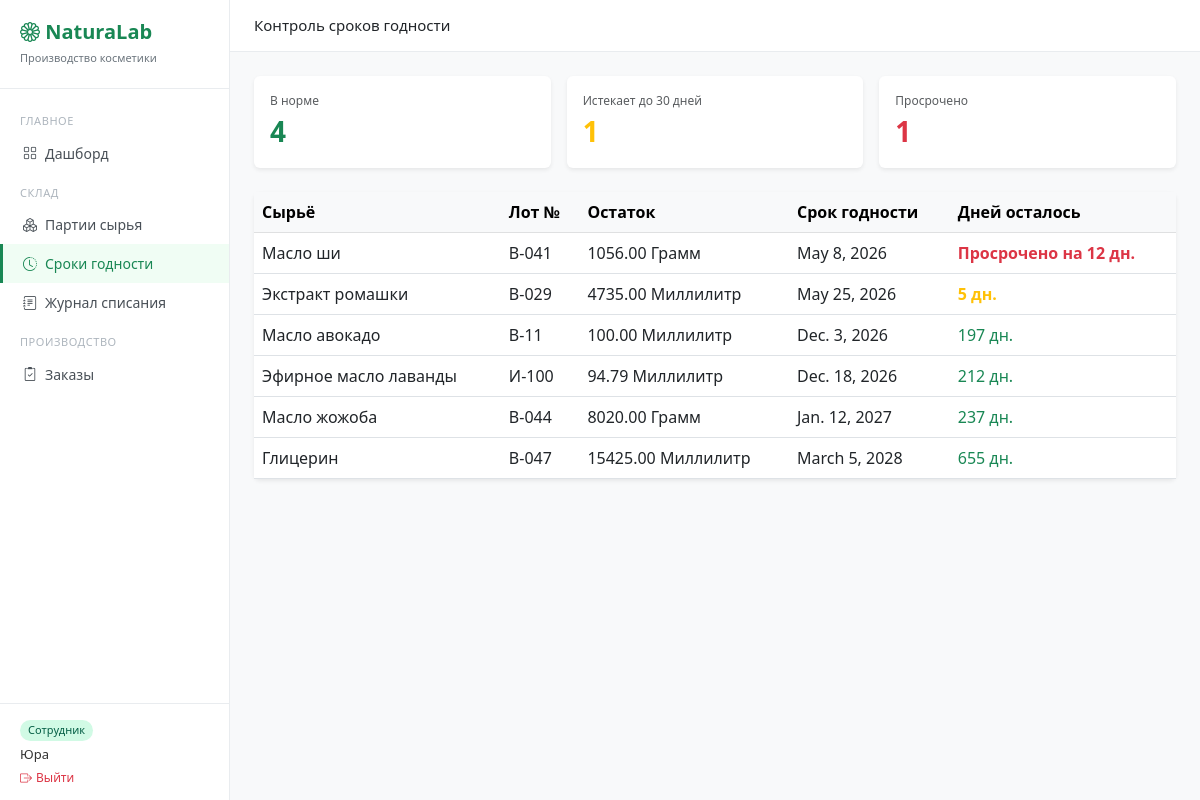
The page /warehouse/expiry/ (signed in) on the database its author committed.
### warehouse/models.py (models this page shows, shortened)
class Batch(models.Model):
    STATUS_CHOICES = [
        ('available', 'Доступна'),
        ('depleted',  'Израсходована'),
        ('expired',   'Просрочена'),
    ]
    ingredient  = models.ForeignKey(Ingredient, on_delete=models.PROTECT, verbose_name='Сырьё')
    lot_number  = models.CharField(max_length=50, unique=True, verbose_name='Номер партии')
    quantity    = models.DecimalField(max_digits=10, decimal_places=3, verbose_name='Остаток')
    received_at = models.DateField(verbose_name='Дата поступления')
    expiry_date = models.DateField(verbose_name='Срок годности')
    status      = models.CharField(max_length=20, choices=STATUS_CHOICES, default='available')
    class Meta:
        verbose_name = 'Партия сырья'
        verbose_name_plural = 'Партии сырья'
        ordering = ['expiry_date']
    @property
    def days_left(self):
        from django.utils import timezone
        delta = self.expiry_date - timezone.now().date()
        return delta.days

class Ingredient(models.Model):
    UNIT_CHOICES = [
        ('kg', 'Килограмм'),
        ('g',  'Грамм'),
        ('l',  'Литр'),
        ('ml', 'Миллилитр'),
    ]
    name         = models.CharField(max_length=200, verbose_name='Название')
    unit         = models.CharField(max_length=10, choices=UNIT_CHOICES, verbose_name='Единица измерения')
    description  = models.TextField(blank=True, verbose_name='Описание')
    min_quantity = models.DecimalField(max_digits=10, decimal_places=2, default=0,
                                       verbose_name='Минимальный остаток')
    class Meta:
        verbose_name = 'Сырьё'
        verbose_name_plural = 'Сырьё'

### warehouse/views.py (the view)
# urls.py: path('expiry/',               views.expiry_list,       name='expiry-list'),
@login_required
def expiry_list(request):
    today = timezone.now().date()
    batches = Batch.objects.filter(status='available').order_by('expiry_date')
    context = {
        'batches':       batches,
        'ok_count':      batches.filter(expiry_date__gt=today + timezone.timedelta(days=30)).count(),
        'warning_count': batches.filter(expiry_date__lte=today + timezone.timedelta(days=30),
                                        expiry_date__gte=today).count(),
        'expired_count': batches.filter(expiry_date__lt=today).count(),
    }
    return render(request, 'warehouse/expiry_list.html', context)

### templates/warehouse/expiry_list.html (shortened to what this page needs)
{% extends 'base.html' %}
{% block page_title %}Контроль сроков годности{% endblock %}
{% block content %}
<div class="row g-3 mb-4">
  <div class="col-md-4">
    <div class="card border-0 bg-white shadow-sm p-3">
      <div class="text-muted" style="font-size:12px">В норме</div>
      <div class="fs-3 fw-bold text-success">{{ ok_count }}</div>
    </div>
  </div>
  <div class="col-md-4">
    <div class="card border-0 bg-white shadow-sm p-3">
      <div class="text-muted" style="font-size:12px">Истекает до 30 дней</div>
      <div class="fs-3 fw-bold text-warning">{{ warning_count }}</div>
    </div>
  </div>
  <div class="col-md-4">
    <div class="card border-0 bg-white shadow-sm p-3">
      <div class="text-muted" style="font-size:12px">Просрочено</div>
      <div class="fs-3 fw-bold text-danger">{{ expired_count }}</div>
    </div>
  </div>
</div>
<div class="card border-0 shadow-sm">
  <div class="card-body p-0">
    <table class="table table-hover mb-0">
      <thead class="table-light">
        <tr>
          <th>Сырьё</th>
          <th>Лот №</th>
          <th>Остаток</th>
          <th>Срок годности</th>
          <th>Дней осталось</th>
        </tr>
      </thead>
      <tbody>
        {% for batch in batches %}
        <tr>
          <td>{{ batch.ingredient.name }}</td>
          <td>{{ batch.lot_number }}</td>
          <td>{{ batch.quantity|floatformat:2 }} {{ batch.ingredient.get_unit_display }}</td>
          <td>{{ batch.expiry_date }}</td>
          <td>
            {% if batch.days_left < 0 %}
              <span class="text-danger fw-bold">Просрочено на {{ batch.days_left|cut:"-" }} дн.</span>
            {% elif batch.days_left <= 30 %}
              <span class="text-warning fw-bold">{{ batch.days_left }} дн.</span>
            {% else %}
              <span class="text-success">{{ batch.days_left }} дн.</span>
            {% endif %}
          </td>
        </tr>
        {% endfor %}
      </tbody>
    </table>
  </div>
</div>
{% endblock %}

### templates/base.HTML (shortened to what this page needs)
<!DOCTYPE html>
<html lang="ru">
<head>
  <link href="https://cdn.jsdelivr.net/npm/bootstrap@5.3.0/dist/css/bootstrap.min.css" rel="stylesheet">
  <link href="https://cdn.jsdelivr.net/npm/bootstrap-icons@1.11.0/font/bootstrap-icons.css" rel="stylesheet">
</head>
<body>
<div class="sidebar">
  <div class="logo">
    <h5><i class="bi bi-flower1"></i> NaturaLab</h5>
    <small>Производство косметики</small>
  </div>
  <div style="flex:1;overflow-y:auto">
    <div class="nav-section">ГЛАВНОЕ</div>
    <a href="{% url 'dashboard' %}" class="nav-link {% if request.resolver_match.url_name == 'dashboard' %}active{% endif %}">
      <i class="bi bi-grid me-2"></i>Дашборд
    </a>
    <div class="nav-section">СКЛАД</div>
    <a href="{% url 'batch-list' %}" class="nav-link {% if 'batch' in request.resolver_match.url_name %}active{% endif %}">
      <i class="bi bi-boxes me-2"></i>Партии сырья
    </a>
    <a href="{% url 'expiry-list' %}" class="nav-link {% if request.resolver_match.url_name == 'expiry-list' %}active{% endif %}">
      <i class="bi bi-clock-history me-2"></i>Сроки годности
    </a>
    <a href="{% url 'writeoff-log' %}" class="nav-link {% if request.resolver_match.url_name == 'writeoff-log' %}active{% endif %}">
      <i class="bi bi-journal-text me-2"></i>Журнал списания
    </a>
    <div class="nav-section">ПРОИЗВОДСТВО</div>
    <a href="{% url 'order-list' %}" class="nav-link {% if 'order' in request.resolver_match.url_name %}active{% endif %}">
      <i class="bi bi-clipboard2-check me-2"></i>Заказы
    </a>
  </div>
  <div style="padding:12px 20px;border-top:1px solid #e9ecef">
    <div style="margin-bottom:4px">
      {% if request.user.is_superuser %}
        <span class="user-badge badge-admin">Администратор</span>
      {% else %}
        <span class="user-badge badge-worker">Сотрудник</span>
      {% endif %}
    </div>
    <div style="font-size:13px;font-weight:500;color:#333">{{ request.user.username }}</div>
    <form method="post" action="{% url 'logout' %}" style="margin:0">
      <button type="submit" style="background:none;border:none;padding:0;font-size:12px;color:#dc3545;cursor:pointer">
        <i class="bi bi-box-arrow-right me-1"></i>Выйти
      </button>
    </form>
  </div>
</div>
<div class="topbar">
  <span style="font-size:15px;font-weight:500">{% block page_title %}{% endblock %}</span>
</div>
<div class="main-content">
  {% block content %}{% endblock %}
</div>
</body>
</html>

### templates/base.HTML (style rules this page uses)
body { background: #f8f9fa; }
.sidebar { min-height: 100vh; background: #fff; border-right: 1px solid #e9ecef; width: 230px; position: fixed; top: 0; left: 0; padding-top: 20px; display: flex; flex-direction: column; }
.sidebar .logo { padding: 0 20px 20px; border-bottom: 1px solid #e9ecef; margin-bottom: 12px; }
.sidebar .logo h5 { margin: 0; font-weight: 600; color: #198754; }
.sidebar .logo small { color: #6c757d; font-size: 11px; }
.sidebar .nav-link { color: #495057; padding: 9px 20px; font-size: 14px; border-left: 3px solid transparent; display: flex; align-items: center; }
.sidebar .nav-link.active { color: #198754; border-left-color: #198754; background: #f0fdf4; font-weight: 500; }
.sidebar .nav-section { font-size: 11px; color: #adb5bd; padding: 12px 20px 4px; letter-spacing: .05em; }
.main-content { margin-left: 230px; padding: 24px; }
.topbar { background: #fff; border-bottom: 1px solid #e9ecef; padding: 14px 24px; margin-left: 230px; display: flex; align-items: center; justify-content: space-between; }
.user-badge { display: inline-block; padding: 2px 8px; border-radius: 99px; font-size: 11px; font-weight: 500; }
.badge-worker { background: #d1fae5; color: #065f46; }

### rows shown on the page
Batch: ingredient.name "Масло ши", lot_number "B-041", quantity "1056.00", ingredient.unit "Грамм", expiry_date "May 8, 2026", days_left "12"
Batch: ingredient.name "Экстракт ромашки", lot_number "B-029", quantity "4735.00", ingredient.unit "Миллилитр", expiry_date "May 25, 2026", days_left "5"
Batch: ingredient.name "Масло авокадо", lot_number "B-11", quantity "100.00", ingredient.unit "Миллилитр", expiry_date "Dec. 3, 2026", days_left "197"
Batch: ingredient.name "Эфирное масло лаванды", lot_number "И-100", quantity "94.79", ingredient.unit "Миллилитр", expiry_date "Dec. 18, 2026", days_left "212"
Batch: ingredient.name "Масло жожоба", lot_number "B-044", quantity "8020.00", ingredient.unit "Грамм", expiry_date "Jan. 12, 2027", days_left "237"
Batch: ingredient.name "Глицерин", lot_number "B-047", quantity "15425.00", ingredient.unit "Миллилитр", expiry_date "March 5, 2028", days_left "655"

### other values the page prints
{{ request.user.username }} "Юра"
{{ ok_count }} "4"
{{ warning_count }} "1"
{{ expired_count }} "1"
